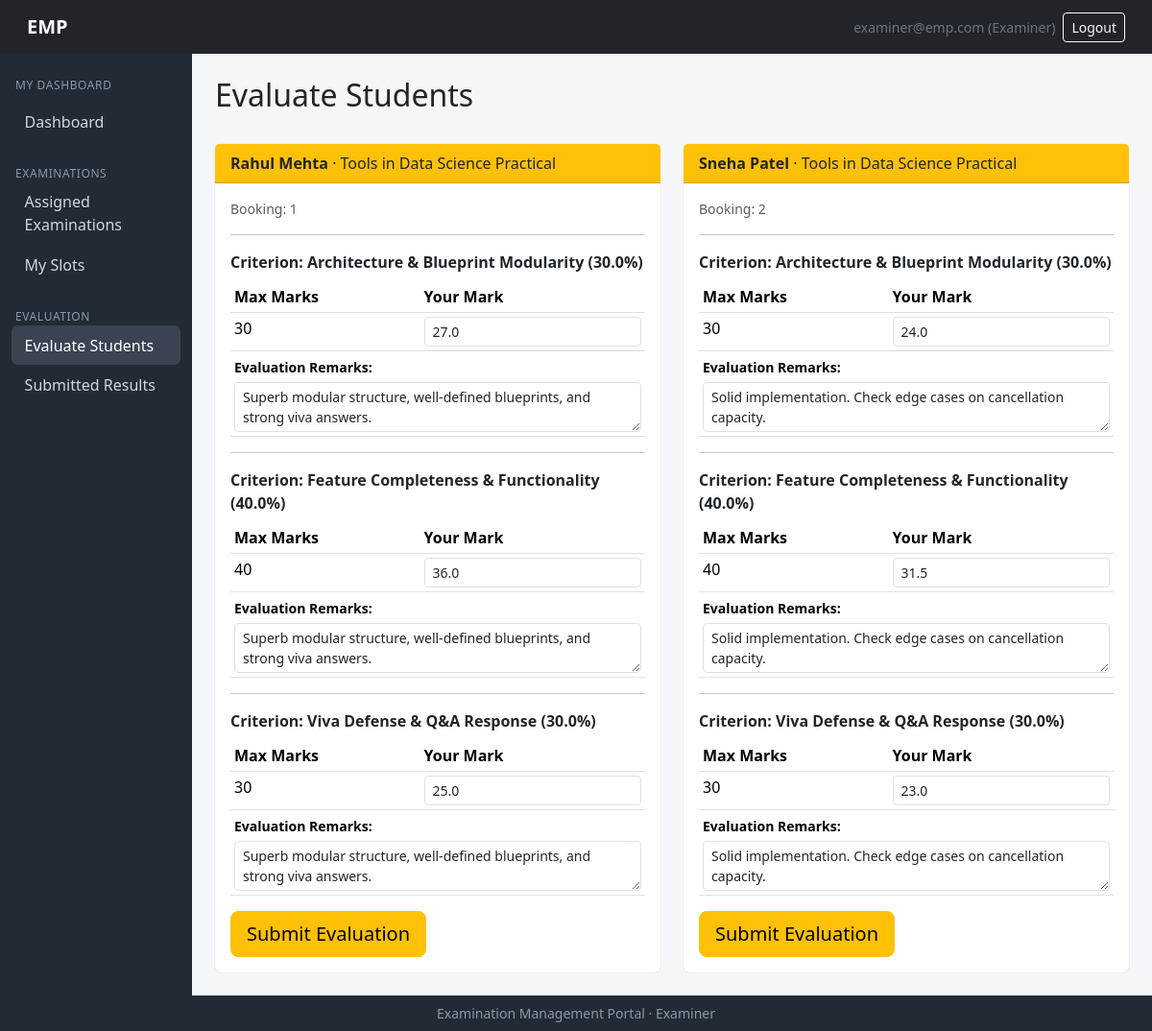
Page /examiner/evaluations (signed in) on the committed database.
### models/models.py (models this page shows, shortened)
class User(db.Model, UserMixin):
    __tablename__ = "users"
    id = db.Column(db.Integer, primary_key=True)
    email   = db.Column(db.String(120), unique=True, nullable=False, index=True)
    password_hash = db.Column(db.String(256), nullable=False)
    role = db.Column(db.String(20), nullable=False)   # admin | examiner | student
    is_active = db.Column(db.Boolean, default=True)
    created_at= db.Column(db.DateTime, default=datetime.utcnow)
    examiner=db.relationship("Examiner", backref="user", uselist=False)
    student  = db.relationship("Student", backref="user", uselist=False)
    admin  =db.relationship("Admin", backref="user", uselist=False)

class Student(db.Model):
    __tablename__ = "students"
    id= db.Column(db.Integer, primary_key=True)
    user_id =db.Column(db.Integer, db.ForeignKey("users.id"), unique=True, nullable=False)
    roll_no = db.Column(db.String(50), unique=True, nullable=False)
    name= db.Column(db.String(120), nullable=False)
    phone=db.Column(db.String(30))
    course_id = db.Column(db.Integer, db.ForeignKey("courses.id"))
    year  =  db.Column(db.String(20))
    status =  db.Column(db.String(20), default="active")       # active|inactive
    course= db.relationship("Course", backref="students")
    bookings=db.relationship("Booking", backref="student")

class Examination(db.Model):
    __tablename__ = "examinations"
    id   = db.Column(db.Integer, primary_key=True)
    course_id = db.Column(db.Integer, db.ForeignKey("courses.id"), nullable=False)
    name     = db.Column(db.String(150), nullable=False)
    exam_type= db.Column(db.String(30), nullable=False)   # Viva|Practical|Project Demo|Assessment
    duration = db.Column(db.Integer, nullable=False)       # in minutes ig?
    max_marks = db.Column(db.Integer, nullable=False)
    slot_creation_start = db.Column(db.DateTime)
    slot_creation_end=db.Column(db.DateTime)
    slot_booking_start  = db.Column(db.DateTime)
    slot_booking_end  = db.Column(db.DateTime)
    status = db.Column(db.String(20), default="draft")  # draft|slot_creation|booking_open|closed|completed perhaps
    rubrics = db.relationship("Rubric", backref="exam")
    slots  = db.relationship("ExaminationSlot", backref="exam")

class Rubric(db.Model):
    __tablename__ = "rubrics"
    id  = db.Column(db.Integer, primary_key=True)
    exam_id= db.Column(db.Integer, db.ForeignKey("examinations.id"), nullable=False)
    criterion_name = db.Column(db.String(120), nullable=False)
    max_marks= db.Column(db.Integer, nullable=False)
    weightage   =db.Column(db.Float, nullable=False)             # percentage
    description    = db.Column(db.Text)
    scores  = db.relationship("EvaluationScore", backref="rubric")

class EvaluationScore(db.Model):
    __tablename__ = "evaluation_scores"
    id  = db.Column(db.Integer, primary_key=True)
    evaluation_id =db.Column(db.Integer,  db.ForeignKey("evaluations.id"), nullable=False )
    rubric_id  = db.Column(db.Integer, db.ForeignKey("rubrics.id"), nullable=False)
    marks= db.Column(db.Float, nullable=False)

class Evaluation(db.Model):
    __tablename__ = "evaluations"
    id      = db.Column(db.Integer, primary_key=True)
    booking_id = db.Column(db.Integer, db.ForeignKey("bookings.id"), unique=True, nullable=False)
    examiner_id  =db.Column(db.Integer, db.ForeignKey("examiners.id"), nullable=False)
    total_marks = db.Column(db.Float)
    remarks  =db.Column(db.Text)
    status= db.Column(db.String(20), default="draft")        # draft|submitted|published
    submitted_at = db.Column(db.DateTime)
    scores       = db.relationship("EvaluationScore", backref="evaluation",
                                   cascade="all, delete-orphan")

### routes/examiner_routes.py (the view)
@examiner_bp.route('/evaluations')
@login_required
def evaluations():
    if current_user.role != 'examiner':
        flash('Access denied.', 'danger')
        return redirect(url_for('auth.login'))
    examiner = get_examiner_or_abort()
    if not examiner:
        flash('Examiner profile not found.', 'danger')
        return redirect(url_for('auth.login'))
    evals = []
    for slot in examiner.slots:
        for booking in slot.bookings:
            if booking.status != 'booked':
                continue
            existing = booking.evaluation
            rubrics_data = []
            for rubric in slot.exam.rubrics:
                score_obj = None
                if existing:
                    score_obj = next((s for s in existing.scores if s.rubric_id == rubric.id), None)
                rubrics_data.append({
                    'rubric_id': rubric.id,
                    'criterion_name': rubric.criterion_name,
                    'weightage': rubric.weightage,
                    'max_marks': rubric.max_marks,
                    'marks': score_obj.marks if score_obj else '',
                })
            evals.append({
                'booking_id': booking.id,
                'exam_id': slot.exam_id,
                'student_name': booking.student.name,
                'slot_exam_name': slot.exam.name,
                'rubrics': rubrics_data,
                'remarks': existing.remarks if existing else '',
            })
    return render_template('examiner/evaluation.html',
        evaluations=evals,
        examiner_id=examiner.id,
    )

### app.py (called while the page is built)
@login_manager.user_loader
def load_user(user_id):
    return User.query.get(int(user_id))

### routes/examiner_routes.py (called while the page is built)
def get_examiner_or_abort():
    examiner = Examiner.query.filter_by(user_id=current_user.id).first()
    return examiner

### templates/examiner/evaluation.html (shortened to what this page needs)
{% extends "examiner/base_examiner.html" %}
{% import "admin/_macros.html" as macros %}
{% block content %}
<div class="d-flex justify-content-between align-items-center mb-4">
    <h2>Evaluate Students</h2>
</div>
{% if evaluations %}
<div class="row g-4">
    {% for ev in evaluations %}
        <div class="col-md-6">
            <div class="card h-100">
                <div class="card-header bg-warning text-dark">
                    <span class="fw-semibold">{{ ev.student_name }}</span> &middot; {{ ev.slot_exam_name }}
                </div>
                <div class="card-body">
                    <p class="card-text small text-muted">Booking: {{ ev.booking_id }}</p>
                    <form method="POST" action="{{ url_for('examiner.submit_evaluation', booking_id=ev.booking_id) }}">
                        {% if ev.rubrics %}
                            {% for rubric in ev.rubrics %}
                                <hr class="my-3">
                                <p class="mb-2 fw-semibold">Criterion: {{ rubric.criterion_name }} ({{ rubric.weightage|round(2) }}%)</p>
                                <table class="table table-sm mb-0">
                                    <thead><tr><th>Max Marks</th><th>Your Mark</th></tr></thead>
                                    <tbody>
                                        <tr>
                                            <td>{{ rubric.max_marks }}</td>
                                            <td>
                                                <input type="number" name="marks_{{ rubric.rubric_id }}"
                                                       class="form-control form-control-sm"
                                                       min="0" max="{{ rubric.max_marks }}" step="0.5"
                                                       value="{{ rubric.marks }}" required>
                                            </td>
                                        </tr>
                                        <tr>
                                            <td colspan="2">
                                                <label class="small fw-semibold">Evaluation Remarks:</label>
                                                <textarea name="remarks" class="form-control form-control-sm mt-1" rows="2"
                                                          placeholder="Add remarks...">{{ ev.remarks or '' }}</textarea>
                                            </td>
                                        </tr>
                                    </tbody>
                                </table>
                            {% endfor %}
                        {% else %}
                            <p class="alert alert-warning small">No rubric attached for this examination.</p>
                        {% endif %}
                        <div class="mt-3">
                            <button type="submit" class="btn btn-warning btn-lg">Submit Evaluation</button>
                        </div>
                    </form>
                </div>
            </div>
        </div>
    {% endfor %}
</div>
{% else %}
    <div class="col-12">
        <div class="alert alert-info text-center">No students booked for evaluation.</div>
    </div>
{% endif %}
{% endblock %}

### templates/base.html (shortened to what this page needs)
<!DOCTYPE html>
<html lang="en">
<head>
    <link href="https://cdn.jsdelivr.net/npm/bootstrap@5.3.3/dist/css/bootstrap.min.css" rel="stylesheet">
</head>
<body class="d-flex flex-column min-vh-100">
<nav class="navbar navbar-dark bg-dark px-3">
    <div class="container-fluid">
        <a class="navbar-brand" href="{{ url_for('auth.home') }}">EMP</a>
        <div class="d-flex align-items-center gap-2">
            {% if current_user.is_authenticated %}
                <span class="text-secondary small d-none d-sm-inline">{{ current_user.email }} ({{ current_user.role|capitalize }})</span>
                <a class="btn btn-outline-light btn-sm" href="{{ url_for('auth.logout') }}">Logout</a>
            {% endif %}
        </div>
    </div>
</nav>
<div class="container-fluid flex-grow-1">
    <div class="row">
        {% block sidebar %}
        <nav class="col-md-2 col-lg-2 sidebar d-none d-md-block py-3">
            {% block nav_links %}{% endblock %}
        </nav>
        {% endblock %}
        <main class="col-md-10 col-lg-10 p-4">
            {% block content %}{% endblock %}
        </main>
    </div>
</div>
<footer class="footer text-center py-2 mt-auto small">
    Examination Management Portal &middot; {{ current_user.role|capitalize if current_user.is_authenticated else '' }}
</footer>
</body>
</html>

### templates/base.html (style rules this page uses)
body { background:#f4f6f9; }
.navbar-brand { font-weight:700; }
.sidebar { background:#212b36; color:#cfd8dc; min-height:100vh; }
.card { border:0; box-shadow:0 0 1px rgba(0,0,0,.25); }
.footer { background:#212b36; color:#8a99a6; }

### rows in the picture
User: email "examiner@emp.com", role "Examiner"
Student: student_name "Rahul Mehta"
Examination: slot_exam_name "Tools in Data Science Practical" "Tools in Data Science Practical"
Rubric: criterion_name "Architecture & Blueprint Modularity" "Architecture & Blueprint Modularity", weightage "30.0" "30.0"
EvaluationScore: marks "27.0"
Evaluation: remarks "Superb modular structure, well-defined blueprints, and strong viva answers." "Superb modular structure, well-defined blueprints, and strong viva answers." "Superb modular structure, well-defined blueprints, and strong viva answers."
Rubric: criterion_name "Feature Completeness & Functionality" "Feature Completeness & Functionality", weightage "40.0" "40.0"
EvaluationScore: marks "36.0"
Rubric: criterion_name "Viva Defense & Q&A Response" "Viva Defense & Q&A Response", weightage "30.0" "30.0"
EvaluationScore: marks "25.0"
Student: student_name "Sneha Patel"
EvaluationScore: marks "24.0"
Evaluation: remarks "Solid implementation. Check edge cases on cancellation capacity." "Solid implementation. Check edge cases on cancellation capacity." "Solid implementation. Check edge cases on cancellation capacity."
EvaluationScore: marks "31.5"
EvaluationScore: marks "23.0"

### other values in the picture
{{ ev.booking_id }} "1" "2"
{{ rubric.max_marks }} "30" "40" "30" "30" "40" "30"
